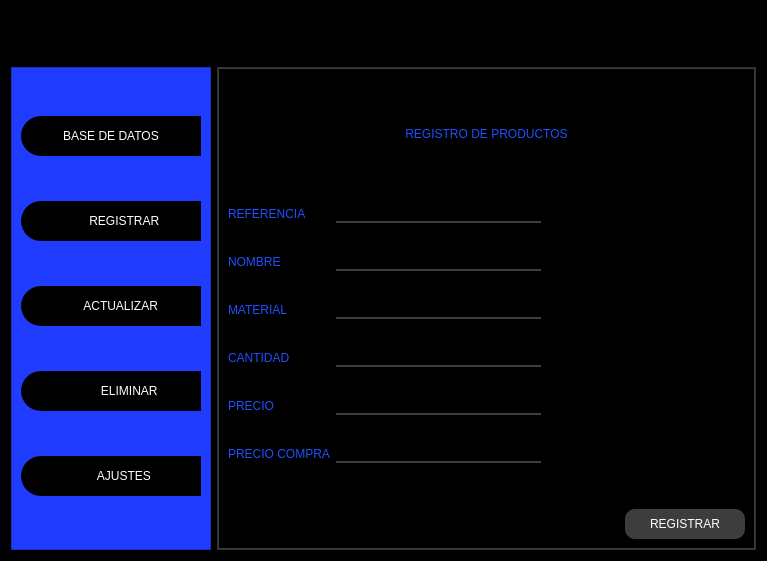
<?xml version="1.0" encoding="UTF-8"?>
<ui version="4.0">
 <class>MainWindow</class>
 <widget class="QMainWindow" name="MainWindow">
  <property name="geometry">
   <rect>
    <x>0</x>
    <y>0</y>
    <width>767</width>
    <height>561</height>
   </rect>
  </property>
  <property name="windowTitle">
   <string>MainWindow</string>
  </property>
  <widget class="QWidget" name="centralwidget">
   <layout class="QVBoxLayout" name="verticalLayout_5">
    <property name="spacing">
     <number>0</number>
    </property>
    <property name="leftMargin">
     <number>0</number>
    </property>
    <property name="topMargin">
     <number>0</number>
    </property>
    <property name="rightMargin">
     <number>0</number>
    </property>
    <property name="bottomMargin">
     <number>0</number>
    </property>
    <item>
     <widget class="QFrame" name="main_f">
      <property name="styleSheet">
       <string notr="true">background-color:rgb(0,0,0);</string>
      </property>
      <property name="frameShape">
       <enum>QFrame::StyledPanel</enum>
      </property>
      <property name="frameShadow">
       <enum>QFrame::Raised</enum>
      </property>
      <layout class="QVBoxLayout" name="verticalLayout_2" stretch="1,9">
       <property name="spacing">
        <number>0</number>
       </property>
       <property name="leftMargin">
        <number>0</number>
       </property>
       <property name="topMargin">
        <number>0</number>
       </property>
       <property name="rightMargin">
        <number>0</number>
       </property>
       <property name="bottomMargin">
        <number>0</number>
       </property>
       <item>
        <widget class="QFrame" name="tit_f">
         <property name="minimumSize">
          <size>
           <width>0</width>
           <height>42</height>
          </size>
         </property>
         <property name="styleSheet">
          <string notr="true">QPushButton{
border-radius:20px;
background-color:
 #000000ff;
}
QPushButton:hover{
background-color:rgb(61,61,61);
border-radius:20px
}
QFrame{
background-color:rgb(0,0,0);
}</string>
         </property>
         <property name="frameShape">
          <enum>QFrame::StyledPanel</enum>
         </property>
         <property name="frameShadow">
          <enum>QFrame::Raised</enum>
         </property>
         <layout class="QHBoxLayout" name="horizontalLayout">
          <item>
           <widget class="QPushButton" name="men_bt">
            <property name="minimumSize">
             <size>
              <width>200</width>
              <height>0</height>
             </size>
            </property>
            <property name="styleSheet">
             <string notr="true">border-radius:10px;</string>
            </property>
            <property name="text">
             <string/>
            </property>
            <property name="icon">
             <iconset>
              <normaloff>Imagenes/data_hosting_information_internet_security_server_storage_icon_127051.png</normaloff>Imagenes/data_hosting_information_internet_security_server_storage_icon_127051.png</iconset>
            </property>
            <property name="iconSize">
             <size>
              <width>38</width>
              <height>38</height>
             </size>
            </property>
           </widget>
          </item>
          <item>
           <spacer name="horizontalSpacer">
            <property name="orientation">
             <enum>Qt::Horizontal</enum>
            </property>
            <property name="sizeHint" stdset="0">
             <size>
              <width>329</width>
              <height>20</height>
             </size>
            </property>
           </spacer>
          </item>
          <item>
           <widget class="QPushButton" name="hide">
            <property name="minimumSize">
             <size>
              <width>40</width>
              <height>40</height>
             </size>
            </property>
            <property name="text">
             <string/>
            </property>
            <property name="icon">
             <iconset>
              <normaloff>Imagenes/minimize_icon_191837.png</normaloff>Imagenes/minimize_icon_191837.png</iconset>
            </property>
            <property name="iconSize">
             <size>
              <width>38</width>
              <height>38</height>
             </size>
            </property>
           </widget>
          </item>
          <item>
           <widget class="QPushButton" name="minimize">
            <property name="minimumSize">
             <size>
              <width>40</width>
              <height>40</height>
             </size>
            </property>
            <property name="text">
             <string/>
            </property>
            <property name="icon">
             <iconset>
              <normaloff>Imagenes/arrow_exit_internet_minimize_reduce_screen_security_icon_127081.png</normaloff>Imagenes/arrow_exit_internet_minimize_reduce_screen_security_icon_127081.png</iconset>
            </property>
            <property name="iconSize">
             <size>
              <width>38</width>
              <height>38</height>
             </size>
            </property>
           </widget>
          </item>
          <item>
           <widget class="QPushButton" name="maximize">
            <property name="minimumSize">
             <size>
              <width>40</width>
              <height>40</height>
             </size>
            </property>
            <property name="text">
             <string/>
            </property>
            <property name="icon">
             <iconset>
              <normaloff>Imagenes/arrow_expand_full_fullscreen_internet_screen_security_icon_127065.png</normaloff>Imagenes/arrow_expand_full_fullscreen_internet_screen_security_icon_127065.png</iconset>
            </property>
            <property name="iconSize">
             <size>
              <width>38</width>
              <height>38</height>
             </size>
            </property>
           </widget>
          </item>
          <item>
           <widget class="QPushButton" name="close">
            <property name="minimumSize">
             <size>
              <width>40</width>
              <height>40</height>
             </size>
            </property>
            <property name="text">
             <string/>
            </property>
            <property name="icon">
             <iconset>
              <normaloff>Imagenes/delete_remove_close_checkbox_check_icon_181586.png</normaloff>Imagenes/delete_remove_close_checkbox_check_icon_181586.png</iconset>
            </property>
            <property name="iconSize">
             <size>
              <width>38</width>
              <height>38</height>
             </size>
            </property>
           </widget>
          </item>
         </layout>
        </widget>
       </item>
       <item>
        <widget class="QFrame" name="inf_f">
         <property name="frameShape">
          <enum>QFrame::StyledPanel</enum>
         </property>
         <property name="frameShadow">
          <enum>QFrame::Raised</enum>
         </property>
         <layout class="QHBoxLayout" name="horizontalLayout_2">
          <item>
           <widget class="QFrame" name="control_f">
            <property name="minimumSize">
             <size>
              <width>200</width>
              <height>0</height>
             </size>
            </property>
            <property name="maximumSize">
             <size>
              <width>0</width>
              <height>16777215</height>
             </size>
            </property>
            <property name="styleSheet">
             <string notr="true">QPushButton{
background-color:(61,61,61);
border-top-left-radius:20px;
border-bottom-left-radius:20px;
color:rgb(255,255,255);
font:77 10pt &quot;Arial Black&quot;;
}
QPushButton:hover{
background-color:white;
border-top-left-radius:20px;
border-bottom-left-radius:20px;
color:rgb(0,0,0);
font:77 10pt &quot;Arial Black&quot;;
}
QFrame{
background-color: rgb(32, 61, 255);

}</string>
            </property>
            <property name="frameShape">
             <enum>QFrame::StyledPanel</enum>
            </property>
            <property name="frameShadow">
             <enum>QFrame::Raised</enum>
            </property>
            <layout class="QVBoxLayout" name="verticalLayout_3">
             <item>
              <widget class="QPushButton" name="base_bt">
               <property name="minimumSize">
                <size>
                 <width>0</width>
                 <height>40</height>
                </size>
               </property>
               <property name="text">
                <string>BASE DE DATOS</string>
               </property>
               <property name="icon">
                <iconset>
                 <normaloff>Imagenes/book-10_icon-icons.com_49269.png</normaloff>Imagenes/book-10_icon-icons.com_49269.png</iconset>
               </property>
               <property name="iconSize">
                <size>
                 <width>35</width>
                 <height>35</height>
                </size>
               </property>
              </widget>
             </item>
             <item>
              <widget class="QPushButton" name="regist_bt">
               <property name="minimumSize">
                <size>
                 <width>0</width>
                 <height>40</height>
                </size>
               </property>
               <property name="text">
                <string>        REGISTRAR</string>
               </property>
               <property name="icon">
                <iconset>
                 <normaloff>Imagenes/ic_system_update_tv_128_28839.png</normaloff>Imagenes/ic_system_update_tv_128_28839.png</iconset>
               </property>
               <property name="iconSize">
                <size>
                 <width>35</width>
                 <height>35</height>
                </size>
               </property>
              </widget>
             </item>
             <item>
              <widget class="QPushButton" name="updt_bt">
               <property name="minimumSize">
                <size>
                 <width>0</width>
                 <height>40</height>
                </size>
               </property>
               <property name="text">
                <string>      ACTUALIZAR</string>
               </property>
               <property name="icon">
                <iconset>
                 <normaloff>Imagenes/1486564394-edit_81508.png</normaloff>Imagenes/1486564394-edit_81508.png</iconset>
               </property>
               <property name="iconSize">
                <size>
                 <width>35</width>
                 <height>35</height>
                </size>
               </property>
              </widget>
             </item>
             <item>
              <widget class="QPushButton" name="delete_bt">
               <property name="minimumSize">
                <size>
                 <width>0</width>
                 <height>40</height>
                </size>
               </property>
               <property name="text">
                <string>           ELIMINAR</string>
               </property>
               <property name="icon">
                <iconset>
                 <normaloff>Imagenes/trash_delete_remove_recycle_bin_icon_176367.png</normaloff>Imagenes/trash_delete_remove_recycle_bin_icon_176367.png</iconset>
               </property>
               <property name="iconSize">
                <size>
                 <width>35</width>
                 <height>35</height>
                </size>
               </property>
              </widget>
             </item>
             <item>
              <widget class="QPushButton" name="settings_bt">
               <property name="minimumSize">
                <size>
                 <width>0</width>
                 <height>40</height>
                </size>
               </property>
               <property name="text">
                <string>        AJUSTES</string>
               </property>
               <property name="icon">
                <iconset>
                 <normaloff>Imagenes/1486564402-settings_81520.png</normaloff>Imagenes/1486564402-settings_81520.png</iconset>
               </property>
               <property name="iconSize">
                <size>
                 <width>35</width>
                 <height>35</height>
                </size>
               </property>
              </widget>
             </item>
            </layout>
           </widget>
          </item>
          <item>
           <widget class="QFrame" name="pag_f">
            <property name="styleSheet">
             <string notr="true">QFrame{
background-color:rgb(61,61,61);
}
QLabel{
font: 87 12pt &quot;Arial Black&quot;;
background-color: #000000ff;
color: rgb(32, 80, 255);
border:0px solid #14C8CD;
}
QLineEdit{
border: 10px;
color:rgb(255,255,255);
border-bottom:2px solid rgb(61,61,61);
font:75 12pt &quot;Times New Roman&quot;;
}
QPushButton{
background-color:rgb(61,61,61);
border-radius: 15px;
color:rgb(255,255,255);
font:77 10pt &quot;Arial Black&quot;;
}
QPushButton:hover{
background-color: rgb(32, 80, 255);
border-radius: 15px;
color:rgb(0,0,0);
font: 77 10pt &quot;Arial Black&quot;;
}
QTableWidget{
background-color: rgb(255,255,255);
color:rgb(0,0,0);
gridline-color:rgb(32, 80, 255);
font-size:12pt;
color:#000000;
}
QHeaderView::section{
background-color: rgb(32, 80, 255);
border:1px solid rgb(0,0,0);
font-size: 12pt;
}
QTableWidget QTableCornerButton::section{
background-color:rgb(0,0,0);
border:1px solid rgb(32, 80, 255);
}</string>
            </property>
            <property name="frameShape">
             <enum>QFrame::StyledPanel</enum>
            </property>
            <property name="frameShadow">
             <enum>QFrame::Raised</enum>
            </property>
            <layout class="QVBoxLayout" name="verticalLayout_4">
             <property name="spacing">
              <number>0</number>
             </property>
             <property name="leftMargin">
              <number>1</number>
             </property>
             <property name="topMargin">
              <number>1</number>
             </property>
             <property name="rightMargin">
              <number>1</number>
             </property>
             <property name="bottomMargin">
              <number>1</number>
             </property>
             <item>
              <widget class="QStackedWidget" name="stackedWidget">
               <property name="currentIndex">
                <number>1</number>
               </property>
               <widget class="QWidget" name="base_pag">
                <layout class="QVBoxLayout" name="verticalLayout">
                 <item>
                  <widget class="QLabel" name="tit_product">
                   <property name="text">
                    <string>  PRODUCTOS</string>
                   </property>
                   <property name="alignment">
                    <set>Qt::AlignCenter</set>
                   </property>
                  </widget>
                 </item>
                 <item>
                  <widget class="QTableWidget" name="prodc_table">
                   <column>
                    <property name="text">
                     <string>REF.</string>
                    </property>
                   </column>
                   <column>
                    <property name="text">
                     <string>NOMBRE</string>
                    </property>
                   </column>
                   <column>
                    <property name="text">
                     <string>MATERIAL</string>
                    </property>
                   </column>
                   <column>
                    <property name="text">
                     <string>PRECIO</string>
                    </property>
                   </column>
                   <column>
                    <property name="text">
                     <string>COMPRADO</string>
                    </property>
                   </column>
                   <column>
                    <property name="text">
                     <string>UTILIDAD</string>
                    </property>
                   </column>
                   <column>
                    <property name="text">
                     <string>CANTIDAD</string>
                    </property>
                   </column>
                  </widget>
                 </item>
                 <item>
                  <spacer name="horizontalSpacer_2">
                   <property name="orientation">
                    <enum>Qt::Horizontal</enum>
                   </property>
                   <property name="sizeHint" stdset="0">
                    <size>
                     <width>499</width>
                     <height>20</height>
                    </size>
                   </property>
                  </spacer>
                 </item>
                 <item>
                  <widget class="QPushButton" name="refresh_bt">
                   <property name="minimumSize">
                    <size>
                     <width>120</width>
                     <height>30</height>
                    </size>
                   </property>
                   <property name="text">
                    <string>           ACTUALIZAR</string>
                   </property>
                   <property name="icon">
                    <iconset>
                     <normaloff>Imagenes/vcsupdaterequired_93493.png</normaloff>Imagenes/vcsupdaterequired_93493.png</iconset>
                   </property>
                   <property name="iconSize">
                    <size>
                     <width>38</width>
                     <height>38</height>
                    </size>
                   </property>
                  </widget>
                 </item>
                </layout>
               </widget>
               <widget class="QWidget" name="regist_pag">
                <layout class="QVBoxLayout" name="verticalLayout_8">
                 <item>
                  <widget class="QLabel" name="label_6">
                   <property name="text">
                    <string>REGISTRO DE PRODUCTOS</string>
                   </property>
                   <property name="alignment">
                    <set>Qt::AlignCenter</set>
                   </property>
                  </widget>
                 </item>
                 <item>
                  <spacer name="verticalSpacer">
                   <property name="orientation">
                    <enum>Qt::Vertical</enum>
                   </property>
                   <property name="sizeType">
                    <enum>QSizePolicy::Maximum</enum>
                   </property>
                   <property name="sizeHint" stdset="0">
                    <size>
                     <width>10</width>
                     <height>10</height>
                    </size>
                   </property>
                  </spacer>
                 </item>
                 <item>
                  <layout class="QHBoxLayout" name="horizontalLayout_3">
                   <item>
                    <layout class="QVBoxLayout" name="verticalLayout_6">
                     <property name="spacing">
                      <number>30</number>
                     </property>
                     <item>
                      <widget class="QLabel" name="ref_lab">
                       <property name="text">
                        <string>REFERENCIA</string>
                       </property>
                      </widget>
                     </item>
                     <item>
                      <widget class="QLabel" name="name_lab">
                       <property name="text">
                        <string>NOMBRE</string>
                       </property>
                      </widget>
                     </item>
                     <item>
                      <widget class="QLabel" name="material_lab">
                       <property name="text">
                        <string>MATERIAL</string>
                       </property>
                      </widget>
                     </item>
                     <item>
                      <widget class="QLabel" name="cant_lab">
                       <property name="text">
                        <string>CANTIDAD</string>
                       </property>
                      </widget>
                     </item>
                     <item>
                      <widget class="QLabel" name="precio_lab">
                       <property name="text">
                        <string>PRECIO</string>
                       </property>
                      </widget>
                     </item>
                     <item>
                      <widget class="QLabel" name="compra_lab">
                       <property name="text">
                        <string>PRECIO COMPRA</string>
                       </property>
                      </widget>
                     </item>
                    </layout>
                   </item>
                   <item>
                    <layout class="QVBoxLayout" name="verticalLayout_7">
                     <property name="spacing">
                      <number>30</number>
                     </property>
                     <item>
                      <widget class="QLineEdit" name="ref_line"/>
                     </item>
                     <item>
                      <widget class="QLineEdit" name="name_line"/>
                     </item>
                     <item>
                      <widget class="QLineEdit" name="mat_line"/>
                     </item>
                     <item>
                      <widget class="QLineEdit" name="cant_line"/>
                     </item>
                     <item>
                      <widget class="QLineEdit" name="prec_line"/>
                     </item>
                     <item>
                      <widget class="QLineEdit" name="compr_line"/>
                     </item>
                    </layout>
                   </item>
                   <item>
                    <spacer name="horizontalSpacer_4">
                     <property name="orientation">
                      <enum>Qt::Horizontal</enum>
                     </property>
                     <property name="sizeHint" stdset="0">
                      <size>
                       <width>40</width>
                       <height>20</height>
                      </size>
                     </property>
                    </spacer>
                   </item>
                  </layout>
                 </item>
                 <item>
                  <spacer name="verticalSpacer_2">
                   <property name="orientation">
                    <enum>Qt::Vertical</enum>
                   </property>
                   <property name="sizeType">
                    <enum>QSizePolicy::Maximum</enum>
                   </property>
                   <property name="sizeHint" stdset="0">
                    <size>
                     <width>20</width>
                     <height>40</height>
                    </size>
                   </property>
                  </spacer>
                 </item>
                 <item>
                  <layout class="QHBoxLayout" name="horizontalLayout_4">
                   <item>
                    <widget class="QLabel" name="indic_reg">
                     <property name="minimumSize">
                      <size>
                       <width>200</width>
                       <height>30</height>
                      </size>
                     </property>
                     <property name="text">
                      <string/>
                     </property>
                     <property name="alignment">
                      <set>Qt::AlignCenter</set>
                     </property>
                    </widget>
                   </item>
                   <item>
                    <spacer name="horizontalSpacer_3">
                     <property name="orientation">
                      <enum>Qt::Horizontal</enum>
                     </property>
                     <property name="sizeHint" stdset="0">
                      <size>
                       <width>40</width>
                       <height>20</height>
                      </size>
                     </property>
                    </spacer>
                   </item>
                   <item>
                    <widget class="QPushButton" name="reg_pag_bt">
                     <property name="minimumSize">
                      <size>
                       <width>120</width>
                       <height>30</height>
                      </size>
                     </property>
                     <property name="styleSheet">
                      <string notr="true">border-radius:10px;</string>
                     </property>
                     <property name="text">
                      <string>REGISTRAR</string>
                     </property>
                     <property name="icon">
                      <iconset>
                       <normaloff>Imagenes/ic_system_update_tv_128_28839.png</normaloff>Imagenes/ic_system_update_tv_128_28839.png</iconset>
                     </property>
                     <property name="iconSize">
                      <size>
                       <width>35</width>
                       <height>35</height>
                      </size>
                     </property>
                    </widget>
                   </item>
                  </layout>
                 </item>
                </layout>
               </widget>
               <widget class="QWidget" name="updat_pag">
                <layout class="QVBoxLayout" name="verticalLayout_11">
                 <item>
                  <widget class="QLabel" name="title_upd">
                   <property name="text">
                    <string>ACTUALIZAR PRODCUTO</string>
                   </property>
                   <property name="alignment">
                    <set>Qt::AlignCenter</set>
                   </property>
                  </widget>
                 </item>
                 <item>
                  <layout class="QHBoxLayout" name="horizontalLayout_7">
                   <item>
                    <widget class="QLabel" name="nam_sear_lb">
                     <property name="text">
                      <string>NOMBRE</string>
                     </property>
                    </widget>
                   </item>
                   <item>
                    <widget class="QLineEdit" name="name_sear_line"/>
                   </item>
                   <item>
                    <widget class="QPushButton" name="search_bt">
                     <property name="minimumSize">
                      <size>
                       <width>120</width>
                       <height>30</height>
                      </size>
                     </property>
                     <property name="text">
                      <string>BUSCAR</string>
                     </property>
                     <property name="icon">
                      <iconset>
                       <normaloff>Imagenes/preferencessystemsearch_94404.png</normaloff>Imagenes/preferencessystemsearch_94404.png</iconset>
                     </property>
                     <property name="iconSize">
                      <size>
                       <width>30</width>
                       <height>30</height>
                      </size>
                     </property>
                    </widget>
                   </item>
                  </layout>
                 </item>
                 <item>
                  <spacer name="verticalSpacer_3">
                   <property name="orientation">
                    <enum>Qt::Vertical</enum>
                   </property>
                   <property name="sizeHint" stdset="0">
                    <size>
                     <width>20</width>
                     <height>40</height>
                    </size>
                   </property>
                  </spacer>
                 </item>
                 <item>
                  <layout class="QHBoxLayout" name="horizontalLayout_5">
                   <item>
                    <layout class="QVBoxLayout" name="verticalLayout_9">
                     <property name="spacing">
                      <number>30</number>
                     </property>
                     <item>
                      <widget class="QLabel" name="label_2">
                       <property name="text">
                        <string>ID_DB</string>
                       </property>
                      </widget>
                     </item>
                     <item>
                      <widget class="QLabel" name="ref_lab_2">
                       <property name="text">
                        <string>REFERENCIA</string>
                       </property>
                      </widget>
                     </item>
                     <item>
                      <widget class="QLabel" name="name_lab_2">
                       <property name="text">
                        <string>NOMBRE</string>
                       </property>
                      </widget>
                     </item>
                     <item>
                      <widget class="QLabel" name="mat_lab">
                       <property name="text">
                        <string>MATERIAL</string>
                       </property>
                      </widget>
                     </item>
                     <item>
                      <widget class="QLabel" name="preci_lab">
                       <property name="text">
                        <string>PRECIO</string>
                       </property>
                      </widget>
                     </item>
                     <item>
                      <widget class="QLabel" name="compr_lab">
                       <property name="text">
                        <string>PR_COMPRA</string>
                       </property>
                      </widget>
                     </item>
                     <item>
                      <widget class="QLabel" name="cant_lab_2">
                       <property name="text">
                        <string>CANTIDAD</string>
                       </property>
                      </widget>
                     </item>
                    </layout>
                   </item>
                   <item>
                    <layout class="QVBoxLayout" name="verticalLayout_10">
                     <property name="spacing">
                      <number>30</number>
                     </property>
                     <item>
                      <widget class="QLabel" name="id_updt_lab">
                       <property name="styleSheet">
                        <string notr="true">color:white;</string>
                       </property>
                       <property name="text">
                        <string/>
                       </property>
                       <property name="alignment">
                        <set>Qt::AlignCenter</set>
                       </property>
                      </widget>
                     </item>
                     <item>
                      <widget class="QLineEdit" name="ref_updt_line"/>
                     </item>
                     <item>
                      <widget class="QLineEdit" name="name_updt_line"/>
                     </item>
                     <item>
                      <widget class="QLineEdit" name="mat_updt_line"/>
                     </item>
                     <item>
                      <widget class="QLineEdit" name="prec_updt_line"/>
                     </item>
                     <item>
                      <widget class="QLineEdit" name="compr_updt_line"/>
                     </item>
                     <item>
                      <widget class="QLineEdit" name="cant_updt_line"/>
                     </item>
                    </layout>
                   </item>
                   <item>
                    <spacer name="horizontalSpacer_6">
                     <property name="orientation">
                      <enum>Qt::Horizontal</enum>
                     </property>
                     <property name="sizeHint" stdset="0">
                      <size>
                       <width>40</width>
                       <height>20</height>
                      </size>
                     </property>
                    </spacer>
                   </item>
                  </layout>
                 </item>
                 <item>
                  <spacer name="verticalSpacer_4">
                   <property name="orientation">
                    <enum>Qt::Vertical</enum>
                   </property>
                   <property name="sizeHint" stdset="0">
                    <size>
                     <width>20</width>
                     <height>40</height>
                    </size>
                   </property>
                  </spacer>
                 </item>
                 <item>
                  <layout class="QHBoxLayout" name="horizontalLayout_6">
                   <item>
                    <widget class="QLabel" name="indic_upd">
                     <property name="minimumSize">
                      <size>
                       <width>200</width>
                       <height>30</height>
                      </size>
                     </property>
                     <property name="text">
                      <string/>
                     </property>
                     <property name="alignment">
                      <set>Qt::AlignCenter</set>
                     </property>
                    </widget>
                   </item>
                   <item>
                    <spacer name="horizontalSpacer_5">
                     <property name="orientation">
                      <enum>Qt::Horizontal</enum>
                     </property>
                     <property name="sizeHint" stdset="0">
                      <size>
                       <width>48</width>
                       <height>28</height>
                      </size>
                     </property>
                    </spacer>
                   </item>
                   <item>
                    <widget class="QPushButton" name="updte_bt">
                     <property name="minimumSize">
                      <size>
                       <width>120</width>
                       <height>30</height>
                      </size>
                     </property>
                     <property name="text">
                      <string>ACTUALIZAR</string>
                     </property>
                     <property name="icon">
                      <iconset>
                       <normaloff>Imagenes/vcsupdaterequired_93493.png</normaloff>Imagenes/vcsupdaterequired_93493.png</iconset>
                     </property>
                     <property name="iconSize">
                      <size>
                       <width>30</width>
                       <height>30</height>
                      </size>
                     </property>
                    </widget>
                   </item>
                  </layout>
                 </item>
                </layout>
               </widget>
               <widget class="QWidget" name="delet_pag">
                <layout class="QVBoxLayout" name="verticalLayout_12">
                 <item>
                  <widget class="QLabel" name="tit_del_lab">
                   <property name="text">
                    <string>ELIMINAR PRODUCTO</string>
                   </property>
                   <property name="alignment">
                    <set>Qt::AlignCenter</set>
                   </property>
                  </widget>
                 </item>
                 <item>
                  <layout class="QHBoxLayout" name="horizontalLayout_8">
                   <item>
                    <widget class="QLabel" name="name_del_sear_lab">
                     <property name="text">
                      <string>NOMBRE</string>
                     </property>
                    </widget>
                   </item>
                   <item>
                    <widget class="QLineEdit" name="nam_sear_del_line"/>
                   </item>
                   <item>
                    <widget class="QPushButton" name="search_del_bt">
                     <property name="minimumSize">
                      <size>
                       <width>20</width>
                       <height>10</height>
                      </size>
                     </property>
                     <property name="text">
                      <string>BUSCAR</string>
                     </property>
                     <property name="icon">
                      <iconset>
                       <normaloff>Imagenes/preferencessystemsearch_94404 (1).png</normaloff>Imagenes/preferencessystemsearch_94404 (1).png</iconset>
                     </property>
                     <property name="iconSize">
                      <size>
                       <width>30</width>
                       <height>30</height>
                      </size>
                     </property>
                    </widget>
                   </item>
                  </layout>
                 </item>
                 <item>
                  <widget class="QTableWidget" name="del_table_prod">
                   <column>
                    <property name="text">
                     <string>REF</string>
                    </property>
                   </column>
                   <column>
                    <property name="text">
                     <string>NOMBRE</string>
                    </property>
                   </column>
                   <column>
                    <property name="text">
                     <string>MATERIAL</string>
                    </property>
                   </column>
                   <column>
                    <property name="text">
                     <string>PRECIO</string>
                    </property>
                   </column>
                   <column>
                    <property name="text">
                     <string>COMPRADO</string>
                    </property>
                   </column>
                   <column>
                    <property name="text">
                     <string>UTILIDAD</string>
                    </property>
                   </column>
                   <column>
                    <property name="text">
                     <string>CANTIDAD</string>
                    </property>
                   </column>
                  </widget>
                 </item>
                 <item>
                  <layout class="QHBoxLayout" name="horizontalLayout_9">
                   <item>
                    <widget class="QLabel" name="indic_del">
                     <property name="minimumSize">
                      <size>
                       <width>200</width>
                       <height>30</height>
                      </size>
                     </property>
                     <property name="text">
                      <string/>
                     </property>
                     <property name="alignment">
                      <set>Qt::AlignCenter</set>
                     </property>
                    </widget>
                   </item>
                   <item>
                    <spacer name="horizontalSpacer_7">
                     <property name="orientation">
                      <enum>Qt::Horizontal</enum>
                     </property>
                     <property name="sizeHint" stdset="0">
                      <size>
                       <width>40</width>
                       <height>20</height>
                      </size>
                     </property>
                    </spacer>
                   </item>
                   <item>
                    <widget class="QPushButton" name="pagdel_bt">
                     <property name="minimumSize">
                      <size>
                       <width>120</width>
                       <height>30</height>
                      </size>
                     </property>
                     <property name="text">
                      <string>ELIMINAR</string>
                     </property>
                     <property name="icon">
                      <iconset>
                       <normaloff>Imagenes/trash_delete_remove_recycle_bin_icon_176367.png</normaloff>Imagenes/trash_delete_remove_recycle_bin_icon_176367.png</iconset>
                     </property>
                     <property name="iconSize">
                      <size>
                       <width>30</width>
                       <height>30</height>
                      </size>
                     </property>
                    </widget>
                   </item>
                  </layout>
                 </item>
                </layout>
               </widget>
               <widget class="QWidget" name="setg_pag"/>
              </widget>
             </item>
            </layout>
           </widget>
          </item>
         </layout>
        </widget>
       </item>
      </layout>
     </widget>
    </item>
   </layout>
  </widget>
 </widget>
 <resources/>
 <connections/>
</ui>
